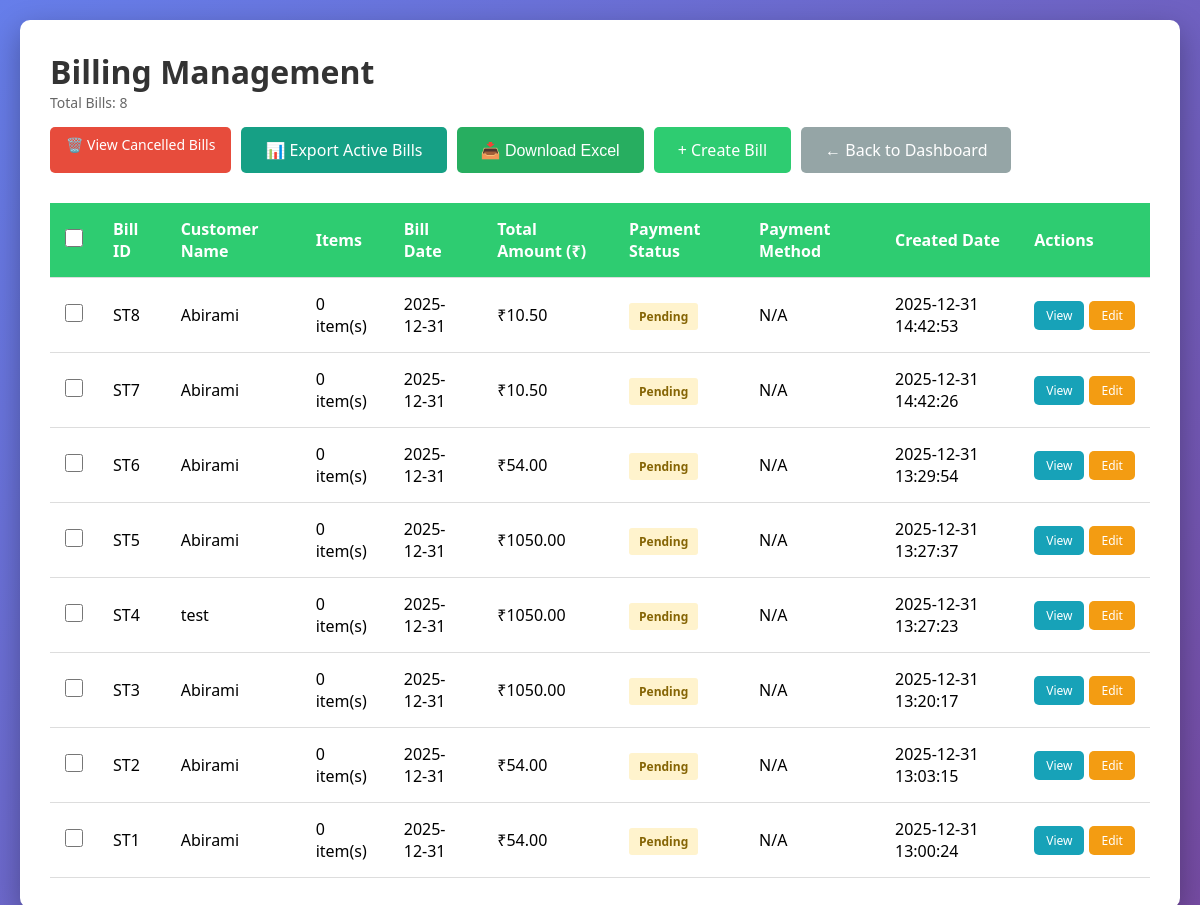
The page /billing/ on the database as committed earlier.
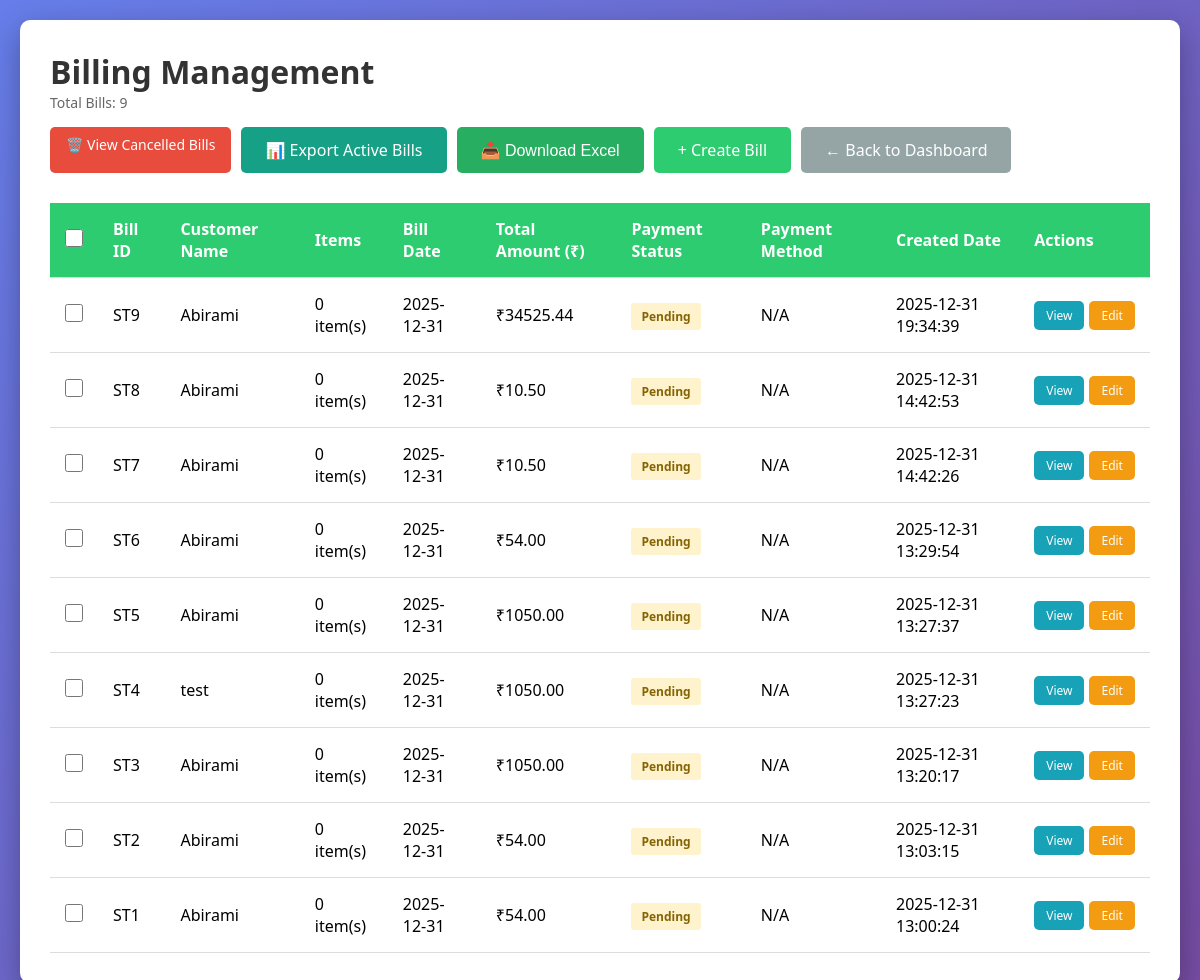
The same page on the database as committed later.
### tables this page shows
CREATE TABLE billing (
                    id INTEGER PRIMARY KEY AUTOINCREMENT,
                    customer_id INTEGER NOT NULL,
                    bill_date DATE NOT NULL,
                    total_amount REAL NOT NULL DEFAULT 0.0,
                    payment_status TEXT DEFAULT 'Pending',
                    payment_method TEXT,
                    notes TEXT,
                    created_at TIMESTAMP DEFAULT CURRENT_TIMESTAMP, bill_id TEXT, subtotal REAL DEFAULT 0.0, gst_amount REAL DEFAULT 0.0,
                    FOREIGN KEY (customer_id) REFERENCES customers (id)
                );

CREATE TABLE customers (
                    id INTEGER PRIMARY KEY AUTOINCREMENT,
                    customer_id TEXT UNIQUE NOT NULL,
                    vendor_code TEXT UNIQUE,
                    name TEXT NOT NULL,
                    email TEXT,
                    mobile TEXT,
                    address TEXT,
                    state TEXT,
                    gst_number TEXT,
                    created_at TIMESTAMP DEFAULT CURRENT_TIMESTAMP
                );

### routes/billing.py (the view)
@billing_bp.route('/')
def index():
    show_cancelled = request.args.get('show_cancelled', 'false') == 'true'
    conn = get_db_connection()
    if show_cancelled:
        bills = conn.execute('''
            SELECT b.*, c.name as customer_name,
                   (SELECT COUNT(*) FROM billing_items WHERE bill_id = b.id) as item_count
            FROM billing b
            JOIN customers c ON b.customer_id = c.id
            WHERE b.payment_status = 'Cancelled'
            ORDER BY b.created_at DESC
        ''').fetchall()
    else:
        bills = conn.execute('''
            SELECT b.*, c.name as customer_name,
                   (SELECT COUNT(*) FROM billing_items WHERE bill_id = b.id) as item_count
            FROM billing b
            JOIN customers c ON b.customer_id = c.id
            WHERE b.payment_status != 'Cancelled'
            ORDER BY b.created_at DESC
        ''').fetchall()
    conn.close()
    return render_template('billing/index.html', bills=bills, show_cancelled=show_cancelled)

### database.py (called while the page is built)
def get_db_connection():
    conn = sqlite3.connect(DATABASE)
    conn.row_factory = sqlite3.Row
    return conn

### templates/billing/index.html (shortened to what this page needs)
<!DOCTYPE html>
<html lang="en">
<head>
</head>
<body>
    <div class="container">
        <div class="header">
            <div>
                <h1>Billing Management{% if show_cancelled %} - Cancelled Bills{% endif %}</h1>
                <p class="bill-count">Total Bills: {{ bills|length }}</p>
            </div>
            <div class="button-group">
                {% if show_cancelled %}
                <a href="{{ url_for('billing.index') }}" class="btn btn-info no-print">📋 View Active Bills</a>
                {% else %}
                <a href="{{ url_for('billing.index', show_cancelled='true') }}" class="btn btn-danger no-print">🗑️ View Cancelled Bills</a>
                {% endif %}
                <a href="{{ url_for('billing.active_bills_export') }}" class="btn btn-success no-print" style="background: #16a085;">📊 Export Active Bills</a>
                <button onclick="downloadExcel()" class="btn btn-success no-print">📥 Download Excel</button>
                <a href="{{ url_for('billing.create') }}" class="btn btn-primary no-print">+ Create Bill</a>
                <a href="{{ url_for('dashboard') }}" class="btn btn-secondary no-print">← Back to Dashboard</a>
            </div>
        </div>
        {% if bills %}
            <form id="cancelForm" method="POST" action="{{ url_for('billing.cancel_bills_confirm') }}">
                <table>
                    <thead>
                        <tr>
                            {% if not show_cancelled %}
                            <th class="checkbox-cell no-print">
                                <input type="checkbox" id="selectAll" onchange="toggleSelectAll(this)">
                            </th>
                            {% endif %}
                            <th>Bill ID</th>
                            <th>Customer Name</th>
                            <th>Items</th>
                            <th>Bill Date</th>
                            <th>Total Amount (₹)</th>
                            <th>Payment Status</th>
                            <th>Payment Method</th>
                            <th>Created Date</th>
                            <th class="no-print">Actions</th>
                        </tr>
                    </thead>
                    <tbody>
                        {% for bill in bills %}
                        <tr>
                            {% if not show_cancelled %}
                            <td class="checkbox-cell no-print">
                                <input type="checkbox" name="bill_ids[]" value="{{ bill['id'] }}" class="bill-checkbox" onchange="updateSelection()">
                            </td>
                            {% endif %}
                            <td>{{ bill['bill_id'] }}</td>
                            <td>{{ bill['customer_name'] }}</td>
                            <td>{{ bill['item_count'] }} item(s)</td>
                            <td>{{ bill['bill_date'] }}</td>
                            <td>₹{{ "%.2f"|format(bill['total_amount']) }}</td>
                            <td>
                                <span class="status-badge status-{{ bill['payment_status']|lower }}">
                                    {{ bill['payment_status'] }}
                                </span>
                            </td>
                            <td>{{ bill['payment_method'] or 'N/A' }}</td>
                            <td>{{ bill['created_at'] }}</td>
                            <td class="no-print">
                                <div style="display: flex; gap: 5px;">
                                    <a href="{{ url_for('billing.view', id=bill['id']) }}" class="btn btn-info" style="padding: 6px 12px; font-size: 12px;">View</a>
                                    <a href="{{ url_for('billing.update', bill_id=bill['id']) }}" class="btn btn-primary" style="padding: 6px 12px; font-size: 12px; background: #f39c12;">Edit</a>
                                </div>
                            </td>
                        </tr>
                        {% endfor %}
                    </tbody>
                </table>
            </form>
        {% endif %}
    </div>
</body>
</html>

Rows that differ between the two databases and show on the page:
added billing: bill_id "ST9", customer_name "Abirami", item_count "0", bill_date "2025-12-31", total_amount "34525.44", payment_status "Pending", bill "N/A", created_at "2025-12-31 19:34:39"
Other text that changed with them:
{{ bills|length }}: "8" → "9"
